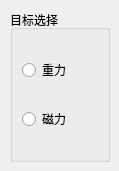
           <widget class="QWidget" name="tab_8">
            <attribute name="title">
             <string>海啸重磁响应模拟</string>
            </attribute>
            <widget class="QGroupBox" name="groupBox_8">
             <property name="geometry">
              <rect>
               <x>10</x>
               <y>10</y>
               <width>100</width>
               <height>152</height>
              </rect>
             </property>
             <property name="title">
              <string>目标选择</string>
             </property>
             <layout class="QGridLayout" name="gridLayout_14">
              <item row="0" column="0">
               <widget class="QRadioButton" name="radioButton_22">
                <property name="toolTip">
                 <string>海啸重力响应模拟</string>
                </property>
                <property name="text">
                 <string>重力</string>
                </property>
                <property name="icon">
                 <iconset resource="Icons/icons.qrc">
                  <normaloff>:/Icons/Icons_PV/pqSlice.svg</normaloff>:/Icons/Icons_PV/pqSlice.svg</iconset>
                </property>
               </widget>
              </item>
              <item row="1" column="0">
               <widget class="QRadioButton" name="radioButton_23">
                <property name="toolTip">
                 <string>海啸磁力响应模拟</string>
                </property>
                <property name="text">
                 <string>磁力</string>
                </property>
                <property name="icon">
                 <iconset resource="Icons/icons.qrc">
                  <normaloff>:/Icons/Icons_PV/pq3DView16.png</normaloff>:/Icons/Icons_PV/pq3DView16.png</iconset>
                </property>
               </widget>
              </item>
             </layout>
            </widget>
           </widget>
